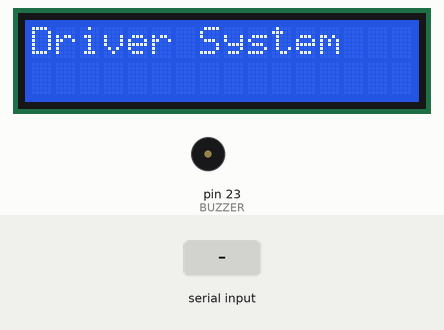
Simulated run of this sketch. Board: Arduino Mega 2560, built with avr-gcc and run on an emulated ATmega2560. Shown: 16×2 character LCD, buzzer (waves = sounding, pin HIGH). The test bench sets the inputs (shaded band).

Above: at 1.2 s.
1.3 s: "DROWSY\n" received over Serial
At 2.1 s:
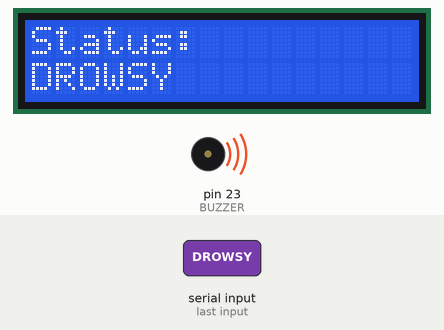
2.8 s: "DOWN\n" received over Serial
At 4.0 s:
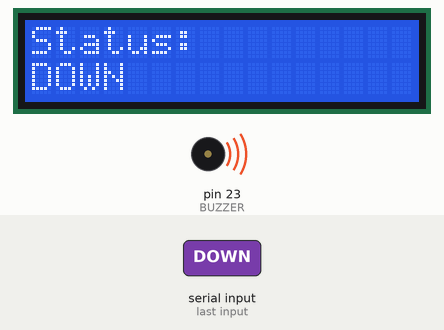
4.3 s: "1\n" received over Serial
At 5.2 s:
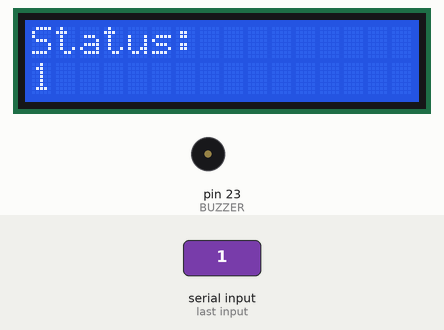
Timing chart, 0 to 7.3 s (numbered marks = the images above; inputs shaded):
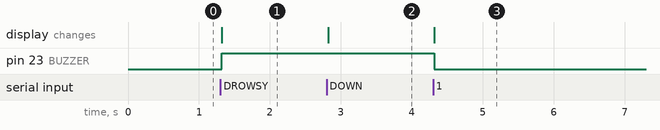

Measured:
- after the input at 1.3 s, pin 23 (BUZZER): LOW → HIGH at once; the display: changes at once (image 1)
- after the input at 2.8 s, the display: changes at once (image 2)
- after the input at 4.3 s, pin 23 (BUZZER): HIGH → LOW at once; the display: changes at once (image 3)

The sketch:

arduino_code.ino
```cpp
#include <Wire.h>
#include <LiquidCrystal_I2C.h>

#define BUZZER 23

LiquidCrystal_I2C lcd(0x27, 16, 2);  // address may be 0x27 or 0x3F

String data = "";

void setup() {
  Serial.begin(9600);

  pinMode(BUZZER, OUTPUT);
  digitalWrite(BUZZER, LOW);

  lcd.init();
  lcd.backlight();

  lcd.setCursor(0,0);
  lcd.print("Driver System");
}

void loop() {
  if (Serial.available()) {
    data = Serial.readStringUntil('\n');

    lcd.clear();
    lcd.setCursor(0,0);
    lcd.print("Status:");

    lcd.setCursor(0,1);
    lcd.print(data);

    // 🔊 BUZZER LOGIC
    if (data == "DROWSY" || data == "DOWN") {
      digitalWrite(BUZZER, HIGH);
    } else {
      digitalWrite(BUZZER, LOW);
    }
  }
}
```
